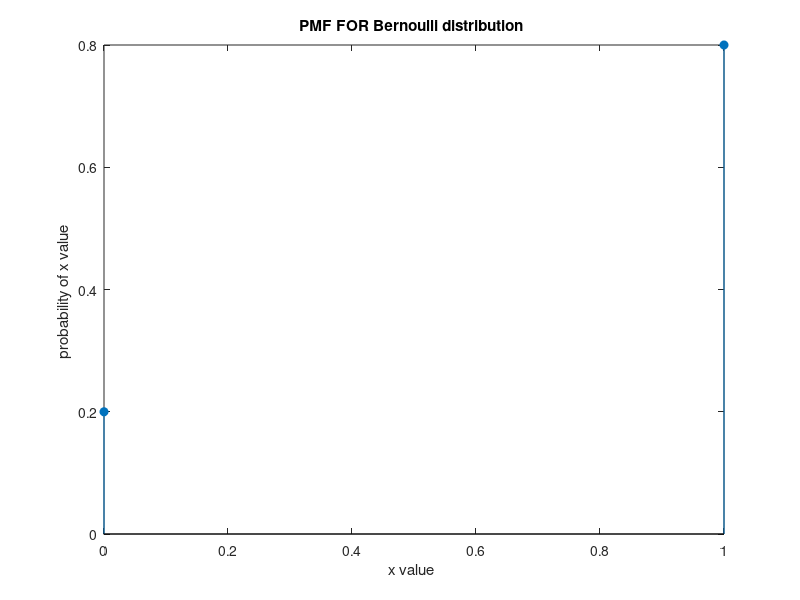
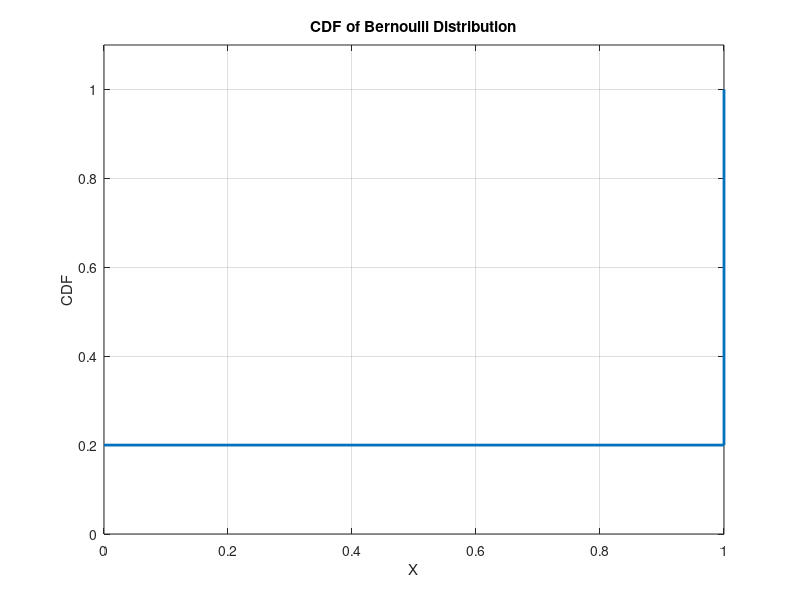
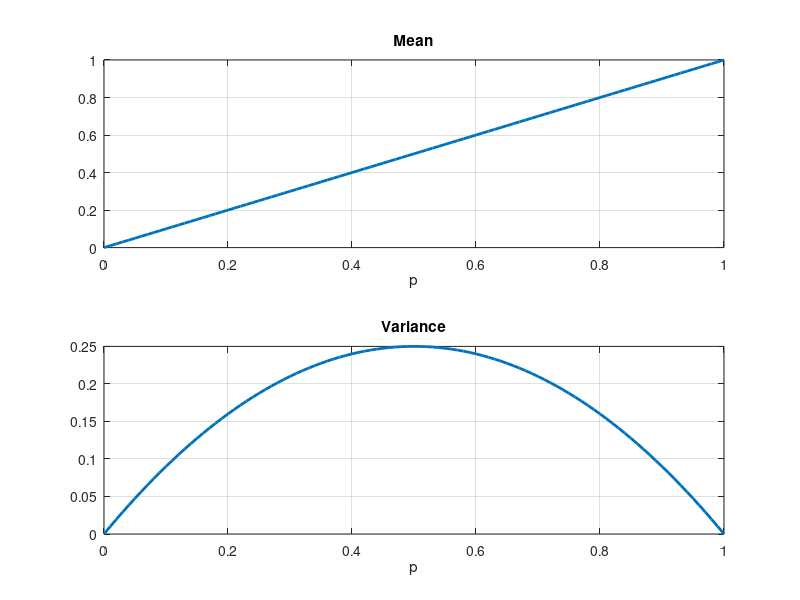

The MATLAB source for these figures, in order:
clc;
clear all;
close all;

% احتمال النجاح
probability_success = 0.7;

% عدد التجارب
n = 20;

% توليد أرقام عشوائية
random_value = rand(1,n);

fprintf('القيم المولدة عشوائياً:\n');
disp(random_value);

% تهيئة المتجهات
success = zeros(1,n);
error   = zeros(1,n);

% تحويل القيم إلى نجاح أو فشل
for i = 1:n
    
    success(i) = random_value(i) <= probability_success;
    error(i)   = random_value(i) > probability_success;

end

fprintf('success is:\n');
disp(success);
 
fprintf('error is:\n');
disp(error);

fprintf ('===================================\n');
%حساب عدد النجاحات
success_reat=sum(success);
fprintf('success reat =\n');
disp(success_reat);
%حساب عدد الخطا 
error_rate =sum(error );
fprintf('error rate =\n');
disp (error_rate);
fprintf ('==================================\n\n\n');
fprintf('calculate mean ,variance , standar division من المحاكاة\n ');

%% الحسابات الإحصائية من المحاكاة

mean_value = mean(success);
variance_value = var(success,1);
std_value = std(success,1);

fprintf('Mean = %.4f\n', mean_value);
fprintf('Variance = %.4f\n', variance_value);
fprintf('Standard Deviation = %.4f\n', std_value);
fprintf ('===================================\n\n\n');

%% القيم النظرية
fprintf('calculate mean ,variance , standar division نظريا \n ');

mean_theory = probability_success;
var_theory  = probability_success*(1-probability_success);
std_theory  = sqrt(var_theory);

fprintf('\n--- Theoretical Values ---\n');
fprintf('Mean = %.4f\n', mean_theory);
fprintf('Variance = %.4f\n', var_theory);
fprintf('Std = %.4f\n', std_theory);

%==============رسمpmf 
%تجهيز قيم المحاور 
figure
x_value =[0,1];
%y_value=[success_reat/n, error_rate/n]»»»»errors 
y_value = [error_rate/n , success_reat/n];

%دالة الرسم 

stem(x_value,y_value,'filled');
xlabel('x value ');
ylabel('probability of x value ');
title('PMF FOR Bernoulli distribution ');



%===============رسم CDF 
%figure
%% CDF
 %تجهيز محور y
cdf_value = cumsum(y_value);

figure
stairs(x_value,cdf_value,'LineWidth',2);
grid on
xlabel('X');
ylabel('CDF');
title('CDF of Bernoulli Distribution');
ylim([0 1.1])


% قيم p من 0 إلى 1
p = 0:0.01:1;

% الحسابات
mean_value = p;
variance_value = p .* (1-p);
figure

subplot(2,1,1)
plot(p,mean_value,'LineWidth',2)
grid on
title('Mean')
xlabel('p')

subplot(2,1,2)
plot(p,variance_value,'LineWidth',2)
grid on
title('Variance')
xlabel('p')
